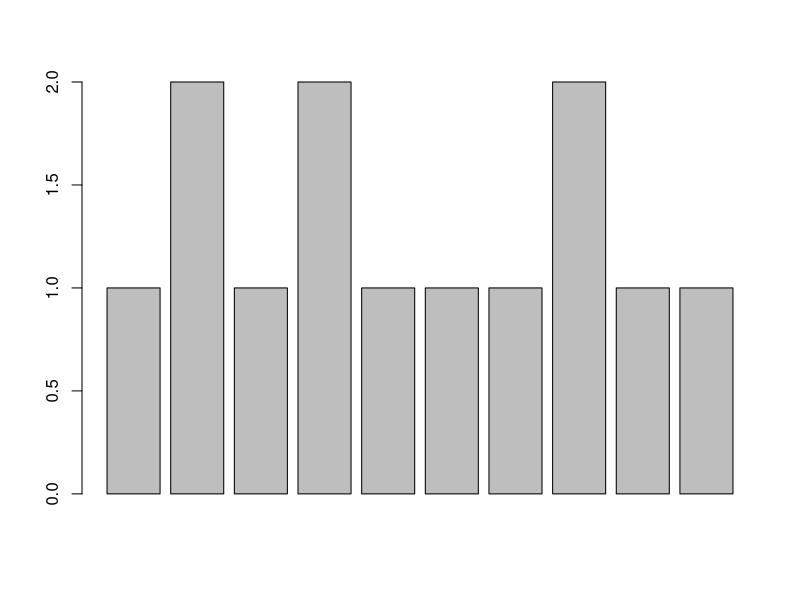
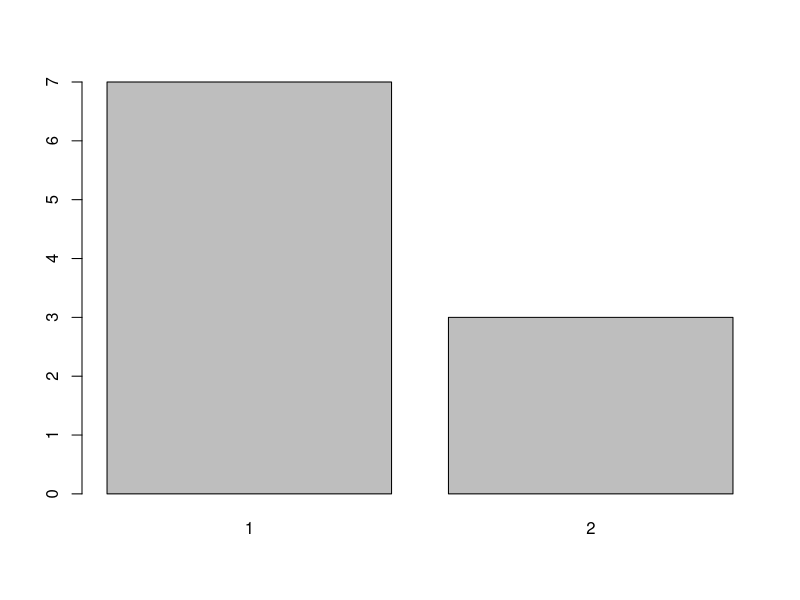
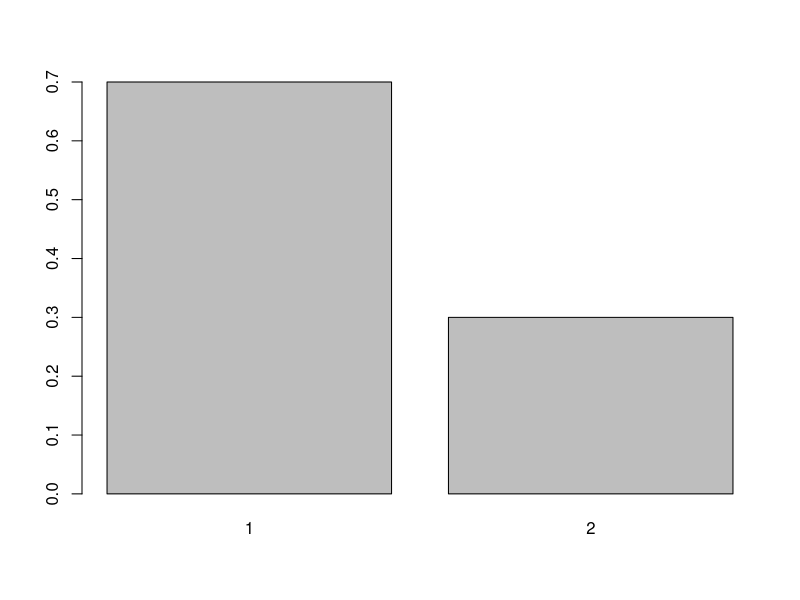
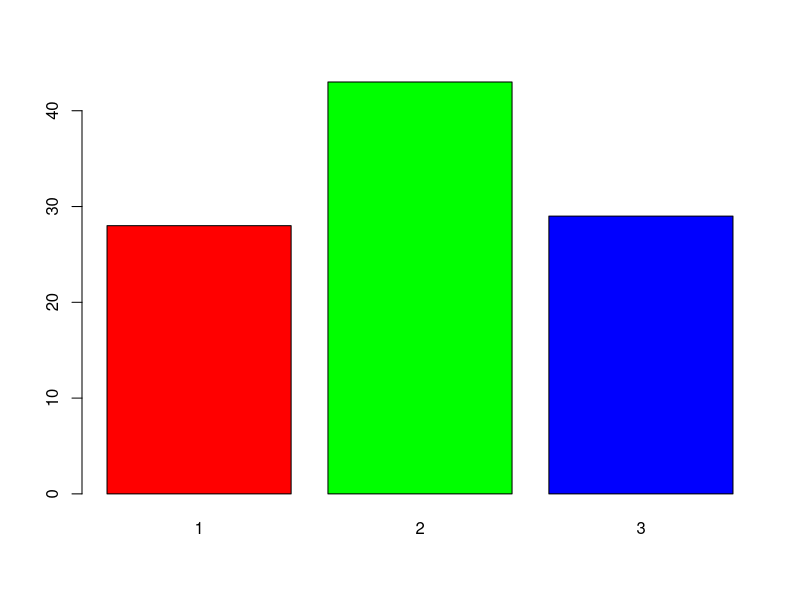
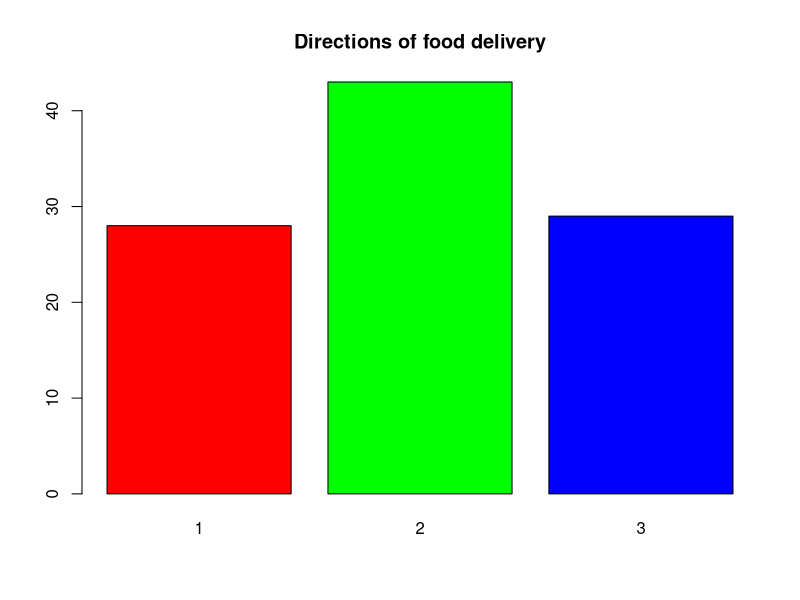
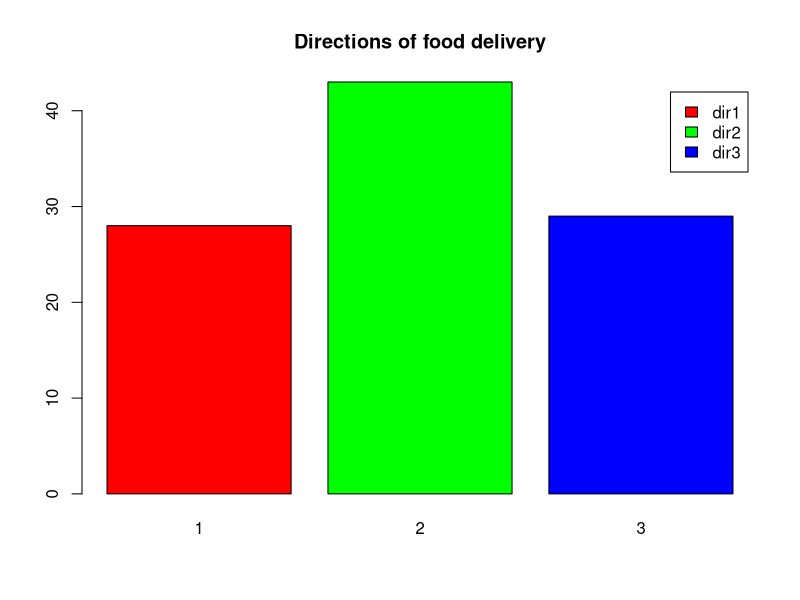
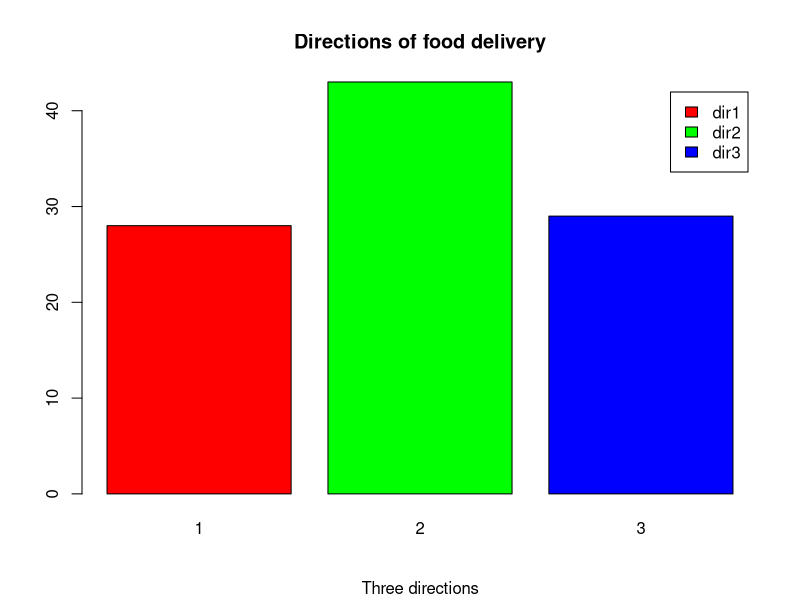
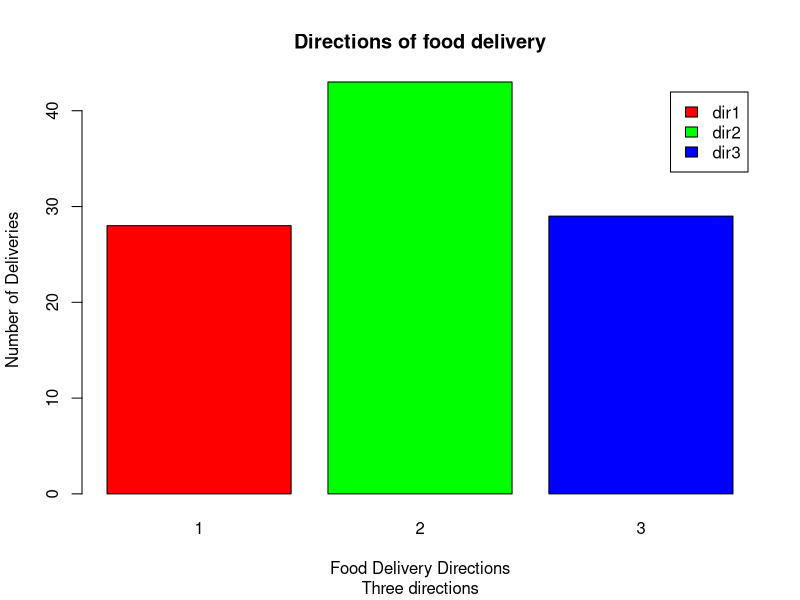

Source code (R) for these figures, in order:
library(MASS)
painters
summary(painters$School)

attach(painters)
summary(School)
summary(Composition)
detach(painters)

subset(painters, School=="F")
painters[painters[["School"]]=="F",]
subset(painters, Composition<=6)
subset(painters, School=="F", select=c(-3,-5))

splitted = split(painters, painters$School)
splitted
is.data.frame(splitted$A)

x = c(1:100)
x
write(x, file="shalabh")

gender = c(1,2,1,2,1,1,1,2,1,1)
gender
table(gender)
table(gender)/length(gender)

direction = c(1,1,2,1,2,3,2,2,3,3,3,1,2,3,2,2,3,1,1,3,3,1,2,1,3,3,3,2,2,2,2,1,2,2,1,1,1,3,2,2,1,2,3,2,2,1,2,3,3,2,1,2,2,3,1,1,2,1,2,3,2,3,2,2,3,1,2,3,3,3,2,1,1,1,2,1,1,2,1,2,3,3,1,2,3,3,2,1,2,3,2,1,3,2,2,2,2,3,2,2)
table(direction)
table(direction)/length(direction)

marks = c(68,82,63,86,34,96,41,89,29,51,75,77,56,59,42)
quantile(marks)
quantile(marks, probs=c(0,0.25,0.5,0.75,1))
quantile(marks, probs=c(0,0.20,0.4,0.6,0.8,1))

height = c(166,125,130,142,147,159,159,147,165,156,149,164,137,166,135,142,133,136,127,143,165,121,142,148,158,146,154,157,124,125,158,159,164,143,154,152,141,164,131,152,152,161,143,143,139,131,125,145,140,163)

gender = c(1,2,1,2,1,1,1,2,1,1)
barplot(gender)
barplot(table(gender))
barplot(table(gender)/length(gender))

barplot(table(direction), col=c("red","green","blue"))
barplot(table(direction), col=c("red","green","blue"), main="Directions of food delivery")
barplot(table(direction), col=c("red","green","blue"), main="Directions of food delivery", legend.text=c("dir1","dir2","dir3"))
barplot(table(direction), col=c("red","green","blue"), main="Directions of food delivery", legend.text=c("dir1","dir2","dir3"), sub="Three directions")
barplot(table(direction), col=c("red","green","blue"), main="Directions of food delivery", legend.text=c("dir1","dir2","dir3"), sub="Three directions", xlab="Food Delivery Directions", ylab="Number of Deliveries")

hist(height)
hist(height, freq=FALSE)
hist(height, main="Heights of persons", col="green", xlab="Heights", ylab="Number of Persons")
hist(height, main="Heights of persons", col="red", xlab="Heights", ylab="Number of Persons", density=2)
hist(height, main="Heights of persons", col="red", xlab="Heights", ylab="Number of Persons", density=8)
hist(height, main="Heights of persons", col="red", xlab="Heights", ylab="Number of Persons", density=8, angle=100)
